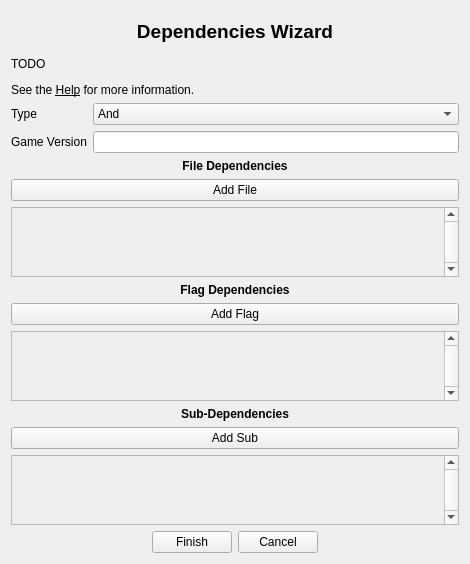
<?xml version="1.0" encoding="UTF-8"?>
<ui version="4.0">
 <class>Form</class>
 <widget class="QWidget" name="Form">
  <property name="geometry">
   <rect>
    <x>0</x>
    <y>0</y>
    <width>470</width>
    <height>560</height>
   </rect>
  </property>
  <property name="windowTitle">
   <string>Form</string>
  </property>
  <layout class="QVBoxLayout" name="verticalLayout">
   <item>
    <widget class="QLabel" name="label_4">
     <property name="sizePolicy">
      <sizepolicy hsizetype="Preferred" vsizetype="Preferred">
       <horstretch>0</horstretch>
       <verstretch>0</verstretch>
      </sizepolicy>
     </property>
     <property name="minimumSize">
      <size>
       <width>0</width>
       <height>40</height>
      </size>
     </property>
     <property name="font">
      <font>
       <pointsize>14</pointsize>
       <weight>75</weight>
       <bold>true</bold>
      </font>
     </property>
     <property name="text">
      <string>Dependencies Wizard</string>
     </property>
     <property name="alignment">
      <set>Qt::AlignCenter</set>
     </property>
    </widget>
   </item>
   <item>
    <widget class="QLabel" name="label">
     <property name="text">
      <string>&lt;html&gt;&lt;head/&gt;&lt;body&gt;&lt;p&gt;TODO&lt;/p&gt;&lt;p&gt;See the &lt;span style=&quot; text-decoration: underline;&quot;&gt;Help&lt;/span&gt; for more information.&lt;/p&gt;&lt;/body&gt;&lt;/html&gt;</string>
     </property>
    </widget>
   </item>
   <item>
    <layout class="QFormLayout" name="formLayout">
     <item row="0" column="0">
      <widget class="QLabel" name="typeLabel">
       <property name="text">
        <string>Type</string>
       </property>
      </widget>
     </item>
     <item row="0" column="1">
      <widget class="QComboBox" name="typeComboBox">
       <item>
        <property name="text">
         <string>And</string>
        </property>
       </item>
       <item>
        <property name="text">
         <string>Or</string>
        </property>
       </item>
      </widget>
     </item>
     <item row="1" column="0">
      <widget class="QLabel" name="gameVersionLabel">
       <property name="text">
        <string>Game Version</string>
       </property>
      </widget>
     </item>
     <item row="1" column="1">
      <widget class="QLineEdit" name="gameVersionLineEdit"/>
     </item>
    </layout>
   </item>
   <item>
    <widget class="QLabel" name="label_2">
     <property name="font">
      <font>
       <weight>75</weight>
       <bold>true</bold>
      </font>
     </property>
     <property name="text">
      <string>File Dependencies</string>
     </property>
     <property name="alignment">
      <set>Qt::AlignCenter</set>
     </property>
    </widget>
   </item>
   <item>
    <widget class="QPushButton" name="button_file">
     <property name="text">
      <string>Add File</string>
     </property>
    </widget>
   </item>
   <item>
    <widget class="QScrollArea" name="scrollArea_2">
     <property name="frameShadow">
      <enum>QFrame::Plain</enum>
     </property>
     <property name="verticalScrollBarPolicy">
      <enum>Qt::ScrollBarAlwaysOn</enum>
     </property>
     <property name="widgetResizable">
      <bool>true</bool>
     </property>
     <widget class="QWidget" name="scrollAreaWidgetContents_2">
      <property name="geometry">
       <rect>
        <x>0</x>
        <y>0</y>
        <width>433</width>
        <height>68</height>
       </rect>
      </property>
      <layout class="QVBoxLayout" name="layout_file">
       <property name="leftMargin">
        <number>0</number>
       </property>
       <property name="topMargin">
        <number>0</number>
       </property>
       <property name="rightMargin">
        <number>0</number>
       </property>
       <property name="bottomMargin">
        <number>0</number>
       </property>
       <item>
        <spacer name="verticalSpacer">
         <property name="orientation">
          <enum>Qt::Vertical</enum>
         </property>
         <property name="sizeHint" stdset="0">
          <size>
           <width>20</width>
           <height>58</height>
          </size>
         </property>
        </spacer>
       </item>
      </layout>
     </widget>
    </widget>
   </item>
   <item>
    <widget class="QLabel" name="label_5">
     <property name="font">
      <font>
       <weight>75</weight>
       <bold>true</bold>
      </font>
     </property>
     <property name="text">
      <string>Flag Dependencies</string>
     </property>
     <property name="alignment">
      <set>Qt::AlignCenter</set>
     </property>
    </widget>
   </item>
   <item>
    <widget class="QPushButton" name="button_flag">
     <property name="text">
      <string>Add Flag</string>
     </property>
    </widget>
   </item>
   <item>
    <widget class="QScrollArea" name="scrollArea">
     <property name="frameShape">
      <enum>QFrame::StyledPanel</enum>
     </property>
     <property name="frameShadow">
      <enum>QFrame::Plain</enum>
     </property>
     <property name="verticalScrollBarPolicy">
      <enum>Qt::ScrollBarAlwaysOn</enum>
     </property>
     <property name="widgetResizable">
      <bool>true</bool>
     </property>
     <widget class="QWidget" name="scrollAreaWidgetContents">
      <property name="geometry">
       <rect>
        <x>0</x>
        <y>0</y>
        <width>433</width>
        <height>68</height>
       </rect>
      </property>
      <layout class="QVBoxLayout" name="layout_flag">
       <property name="leftMargin">
        <number>0</number>
       </property>
       <property name="topMargin">
        <number>0</number>
       </property>
       <property name="rightMargin">
        <number>0</number>
       </property>
       <property name="bottomMargin">
        <number>0</number>
       </property>
       <item>
        <spacer name="verticalSpacer_2">
         <property name="orientation">
          <enum>Qt::Vertical</enum>
         </property>
         <property name="sizeHint" stdset="0">
          <size>
           <width>20</width>
           <height>58</height>
          </size>
         </property>
        </spacer>
       </item>
      </layout>
     </widget>
    </widget>
   </item>
   <item>
    <widget class="QLabel" name="label_3">
     <property name="font">
      <font>
       <weight>75</weight>
       <bold>true</bold>
      </font>
     </property>
     <property name="text">
      <string>Sub-Dependencies</string>
     </property>
     <property name="alignment">
      <set>Qt::AlignCenter</set>
     </property>
    </widget>
   </item>
   <item>
    <widget class="QPushButton" name="button_sub">
     <property name="text">
      <string>Add Sub</string>
     </property>
    </widget>
   </item>
   <item>
    <widget class="QScrollArea" name="scrollArea_3">
     <property name="frameShape">
      <enum>QFrame::StyledPanel</enum>
     </property>
     <property name="verticalScrollBarPolicy">
      <enum>Qt::ScrollBarAlwaysOn</enum>
     </property>
     <property name="widgetResizable">
      <bool>true</bool>
     </property>
     <widget class="QWidget" name="scrollAreaWidgetContents_3">
      <property name="geometry">
       <rect>
        <x>0</x>
        <y>0</y>
        <width>433</width>
        <height>68</height>
       </rect>
      </property>
      <layout class="QVBoxLayout" name="layout_depend">
       <property name="leftMargin">
        <number>0</number>
       </property>
       <property name="topMargin">
        <number>0</number>
       </property>
       <property name="rightMargin">
        <number>0</number>
       </property>
       <property name="bottomMargin">
        <number>0</number>
       </property>
       <item>
        <spacer name="verticalSpacer_3">
         <property name="orientation">
          <enum>Qt::Vertical</enum>
         </property>
         <property name="sizeHint" stdset="0">
          <size>
           <width>20</width>
           <height>60</height>
          </size>
         </property>
        </spacer>
       </item>
      </layout>
     </widget>
    </widget>
   </item>
   <item>
    <layout class="QHBoxLayout" name="horizontalLayout">
     <item>
      <spacer name="horizontalSpacer">
       <property name="orientation">
        <enum>Qt::Horizontal</enum>
       </property>
       <property name="sizeHint" stdset="0">
        <size>
         <width>40</width>
         <height>20</height>
        </size>
       </property>
      </spacer>
     </item>
     <item>
      <widget class="QPushButton" name="finish_button">
       <property name="sizePolicy">
        <sizepolicy hsizetype="Fixed" vsizetype="Fixed">
         <horstretch>0</horstretch>
         <verstretch>0</verstretch>
        </sizepolicy>
       </property>
       <property name="text">
        <string>Finish</string>
       </property>
      </widget>
     </item>
     <item>
      <widget class="QPushButton" name="cancel_button">
       <property name="sizePolicy">
        <sizepolicy hsizetype="Fixed" vsizetype="Fixed">
         <horstretch>0</horstretch>
         <verstretch>0</verstretch>
        </sizepolicy>
       </property>
       <property name="text">
        <string>Cancel</string>
       </property>
      </widget>
     </item>
     <item>
      <spacer name="horizontalSpacer_2">
       <property name="orientation">
        <enum>Qt::Horizontal</enum>
       </property>
       <property name="sizeHint" stdset="0">
        <size>
         <width>40</width>
         <height>20</height>
        </size>
       </property>
      </spacer>
     </item>
    </layout>
   </item>
  </layout>
 </widget>
 <resources/>
 <connections/>
</ui>
